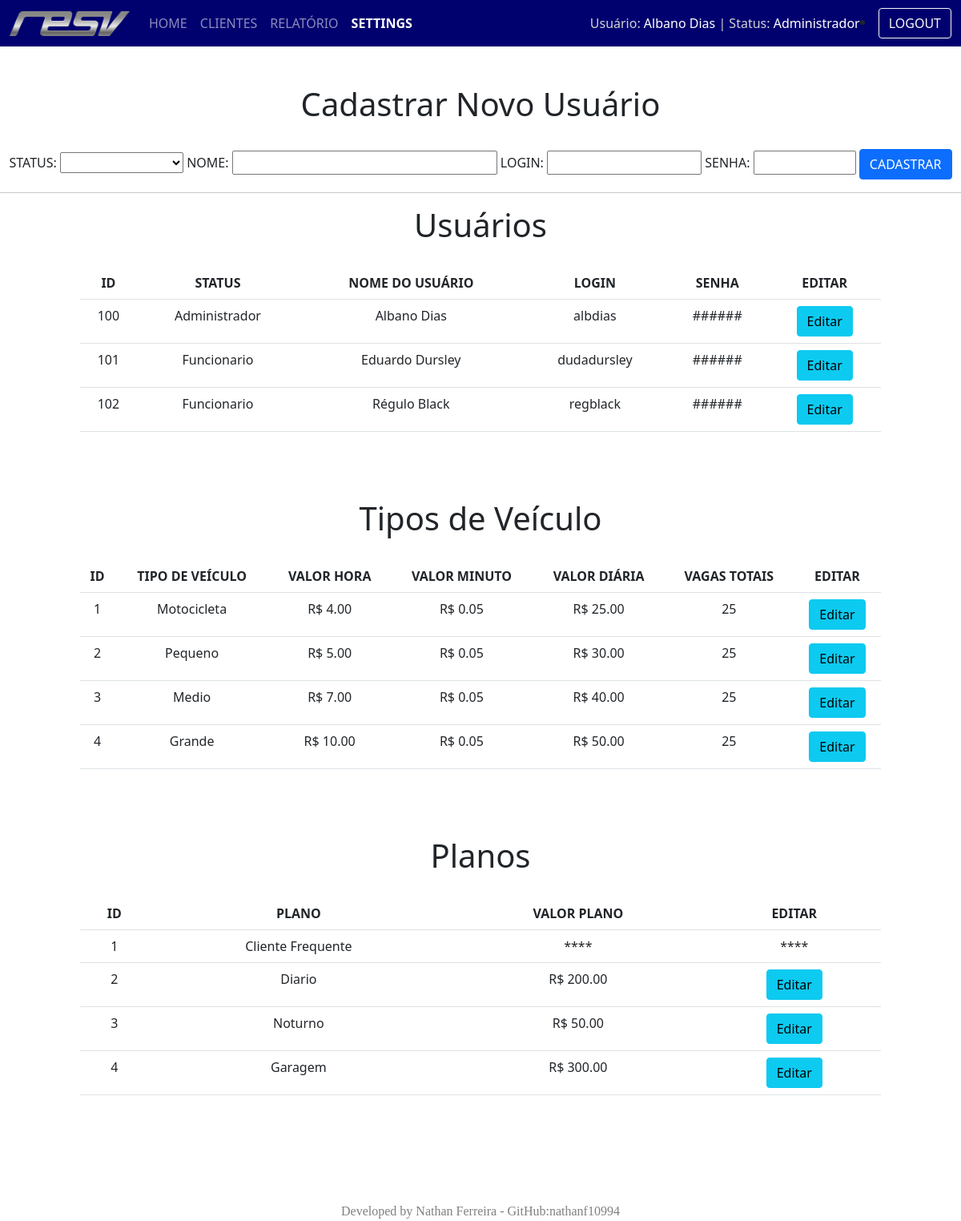
The page /form-settings.php (signed in) on the database its author committed.
### tables this page shows
CREATE TABLE usuario (
id_usuario INTEGER PRIMARY KEY AUTO_INCREMENT,
id_status INTEGER,
nome varchar(30),
login VARCHAR(15),
senha VARCHAR(10),
FOREIGN KEY(id_status) REFERENCES statususuario (id_status)
);

CREATE TABLE statususuario (
id_status INTEGER PRIMARY KEY AUTO_INCREMENT,
status VARCHAR(20)
);

CREATE TABLE tipoveiculo (
id_tipoveiculo INTEGER PRIMARY KEY AUTO_INCREMENT,
tipoveiculo VARCHAR(15),
valorhora FLOAT(10,2),
valorminuto FLOAT(10,2),
valordiaria FLOAT(10,2),
vagastotais INTEGER,
vagasdisponiveis INTEGER
);

CREATE TABLE plano (
id_plano INTEGER PRIMARY KEY AUTO_INCREMENT,
plano VARCHAR(20),
valorplano FLOAT(10,2)
);

### crud.php (called while the page is built, shortened)
<?php
        function select_user($conexao){
            $listausuario = array();
            $query = "SELECT usuario.id_usuario, statususuario.status,
            usuario.nome, usuario.login
            FROM usuario INNER JOIN statususuario
            WHERE usuario.id_status = statususuario.id_status
            ORDER BY id_usuario;";
            $resultado = mysqli_query($conexao,$query);
            while($usuario = mysqli_fetch_assoc($resultado))
            {
                array_push($listausuario,$usuario);
            }
            return $listausuario;
        }
        function select_tipoveiculo($conexao){
            $listatipoveiculo = array();
            $query = "SELECT id_tipoveiculo, tipoveiculo, valorhora,
            valorminuto, valordiaria, vagastotais
            FROM tipoveiculo
            ORDER BY id_tipoveiculo;";
            $resultado = mysqli_query($conexao,$query);
            while($veiculo = mysqli_fetch_assoc($resultado))
            {
                array_push($listatipoveiculo,$veiculo);
            }
            return $listatipoveiculo;
        }
        function select_plano($conexao){
            $listaplano = array();
            $query = "SELECT id_plano, plano, valorplano
            FROM plano
            ORDER BY id_plano;";
            $resultado = mysqli_query($conexao,$query);
            while($plano = mysqli_fetch_assoc($resultado))
            {
                array_push($listaplano,$plano);
            }
            return $listaplano;
        }
?>

### form-settings.php (the view, shortened to what this page needs)
<?php
    include ("connection-MySql.php");
    include ("crud.php");
    include ("header-desktop.php");
?>
<br><br><h1><center>Cadastrar Novo Usuário</center></h1>
<br><center>
        <form action="addusuario.php" method="post">
            STATUS:
            <select id="status" name="status"  required>
                <option></option>
                <option value="1">ADMINISTRADOR</option>
            </select>
            NOME:
            <input type="text" maxlength="30" size="30" id="nome" name="nome"  required>
            LOGIN:
            <input type="text"  maxlength="15" size="15" id="login" name="login"  required>
            SENHA:
            <input type="password" maxlength="7" size="8" id="senha" name="senha"  required>
            <input class="btn btn-primary" type="submit" value="CADASTRAR"/>
        </form>
    </center>
<hr><h1><center>Usuários</center></h1>
	<div class="myDiv">
	<table class="table table-hover">
    <tr>
            <th><b> ID </b></th>
            <th><b> STATUS </b></th>
            <th><b> NOME DO USUÁRIO</b></th>
            <th><b> LOGIN </b></th>
            <th><b> SENHA </b></th>
            <th><b> EDITAR </b></th>
    </tr>
<?php
    $listausuario = select_user($conexao);
    foreach ($listausuario as $usuario):
?>
    <tr>
    <td><?= $usuario['id_usuario'] ?></td>
    <td><?= $usuario['status']   ?></td>
    <td><?= $usuario['nome']  ?></td>
    <td><?= $usuario['login']  ?></td>
    <td> ###### </td>
    <td><a class = "btn btn-info" href = "form-editarusuario.php?idusuario=<?=$usuario['id_usuario']?>">Editar</a></td>
</tr>
<?php
    endforeach
?>
</table>
</div>
<br><br><h1><center>Tipos de Veículo</center></h1>
<div class="myDiv">
	<table class="table table-hover">
    <tr>
            <th><b> ID </b></th>
            <th><b> TIPO DE VEÍCULO </b></th>
            <th><b> VALOR HORA </b></th>
            <th><b> VALOR MINUTO </b></th>
            <th><b> VALOR DIÁRIA </b></th>
            <th><b> VAGAS TOTAIS </b></th>
            <th><b> EDITAR </b></th>
    </tr>
<?php
    $listatipoveiculo = select_tipoveiculo($conexao);
    foreach ($listatipoveiculo as $veiculo):
?>
    <tr>
    <td><?= $veiculo['id_tipoveiculo'] ?></td>
    <td><?= $veiculo['tipoveiculo']   ?></td>
    <td>R$ <?= $veiculo['valorhora']  ?></td>
    <td>R$ <?= $veiculo['valorminuto']  ?></td>
    <td>R$ <?= $veiculo['valordiaria']  ?></td>
    <td><?= $veiculo['vagastotais']  ?></td>
    <td><a class = "btn btn-info" href = "form-editartipoveiculo.php?idtipoveiculo=<?=$veiculo['id_tipoveiculo']?>">Editar</a></td>
</tr>
<?php
    endforeach
?>
</table>
</div>
<br><br><h1><center>Planos</center></h1>
<div class="myDiv">
	<table class="table table-hover">
    <tr>
            <th><b> ID </b></th>
            <th><b> PLANO </b></th>
            <th><b> VALOR PLANO </b></th>
            <th><b> EDITAR </b></th>
    </tr>
<?php
    $listaplano = select_plano($conexao);
    foreach ($listaplano as $plano):
?>
    <tr>
    <td><?= $plano['id_plano'] ?></td>
    <td><?= $plano['plano']   ?></td>
    <td><?php if($plano['plano'] != 'Cliente Frequente'): ?> R$ <?= $plano['valorplano']  ?><?php else: echo "****"; endif ?></td>
    <td><?php if($plano['plano'] != 'Cliente Frequente'): ?><a class = "btn btn-info" href = "form-editarplano.php?idplano=<?=$plano['id_plano']?>">Editar <?php else: echo "****"; endif ?></a></td>
</tr>
<?php
    endforeach
?>
</table>
</div>
<?php
    include ("footer-desktop.php");
?>

### form-settings.php (style rules this page uses)
.myDiv { padding: 20px 100px; text-align: center; }

### rows shown on the page
usuario: id_usuario "100", id_status.status "Administrador", nome "Albano Dias", login "albdias"
usuario: id_usuario "101", id_status.status "Funcionario", nome "Eduardo Dursley", login "dudadursley"
usuario: id_usuario "102", id_status.status "Funcionario", nome "Régulo Black", login "regblack"
tipoveiculo: id_tipoveiculo "1", tipoveiculo "Motocicleta", valorhora "4.00", valorminuto "0.05", valordiaria "25.00", vagastotais "25"
tipoveiculo: id_tipoveiculo "2", tipoveiculo "Pequeno", valorhora "5.00", valorminuto "0.05", valordiaria "30.00", vagastotais "25"
tipoveiculo: id_tipoveiculo "3", tipoveiculo "Medio", valorhora "7.00", valorminuto "0.05", valordiaria "40.00", vagastotais "25"
tipoveiculo: id_tipoveiculo "4", tipoveiculo "Grande", valorhora "10.00", valorminuto "0.05", valordiaria "50.00", vagastotais "25"
plano: id_plano "1", plano "Cliente Frequente"
plano: id_plano "2", plano "Diario", valorplano "200.00"
plano: id_plano "3", plano "Noturno", valorplano "50.00"
plano: id_plano "4", plano "Garagem", valorplano "300.00"

### other values the page prints
$_SESSION['nome'] "Albano Dias"
$_SESSION['nomestatus'] "Administrador"
